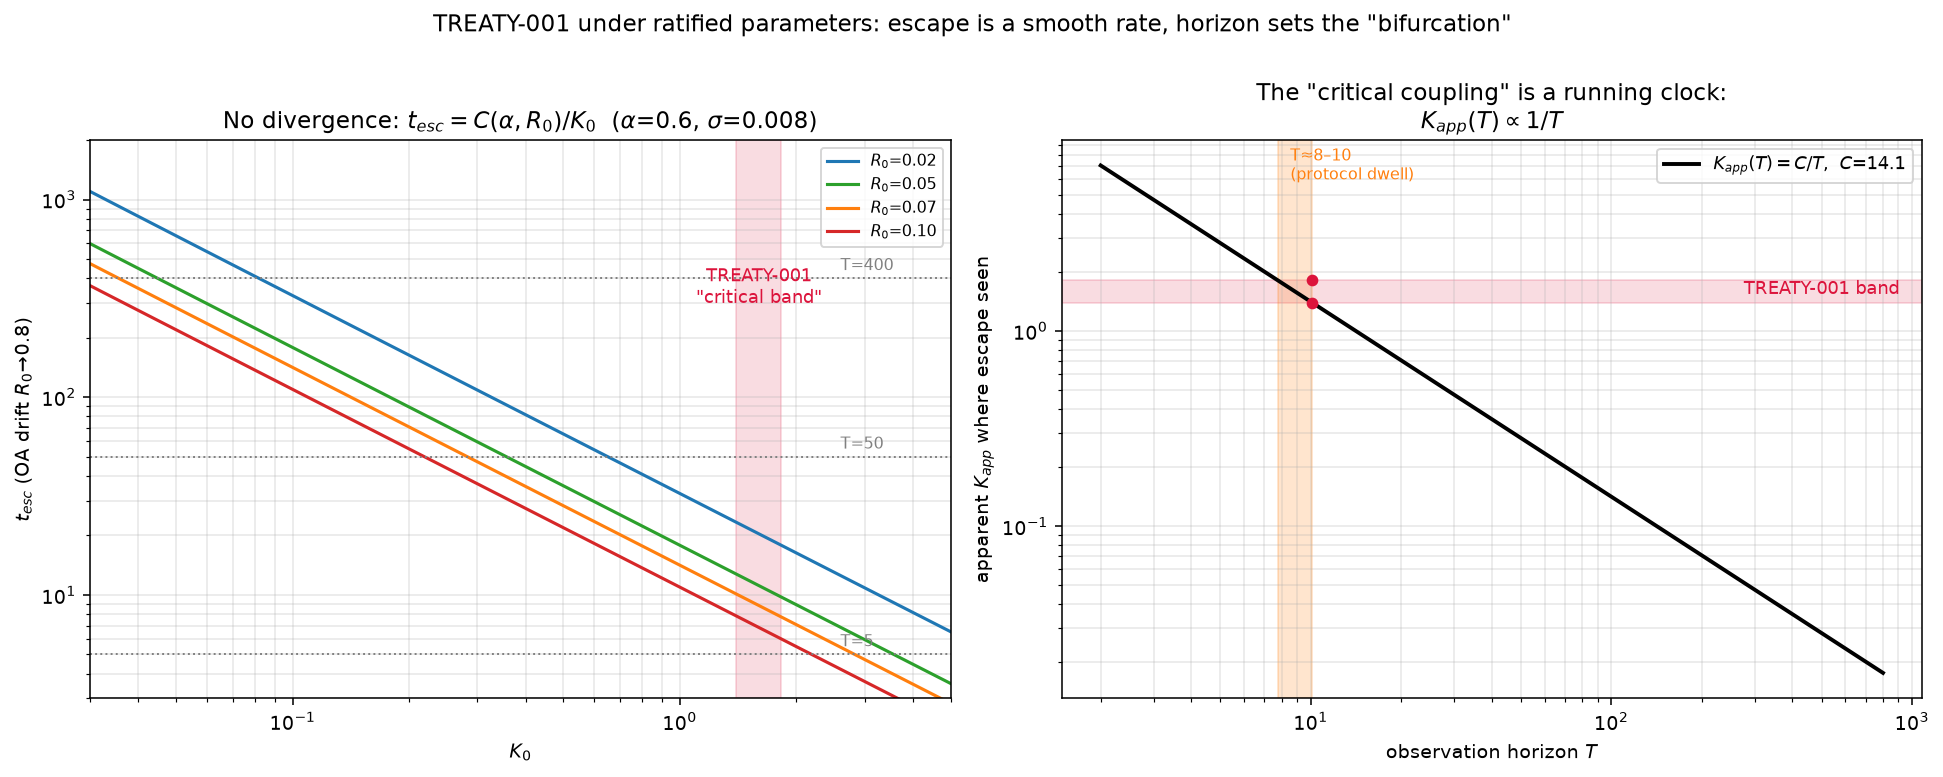

The script that saved this image:
#!/usr/bin/env python3
# -*- coding: utf-8 -*-
"""Decisive test of TREATY-001 under RATIFIED parameters (alpha=0.6, sigma=0.008).

Shows: t_esc(K0) is a smooth C(alpha,R0)/K0 curve with NO divergent critical point,
so the 'explosive critical band [1.40,1.82]' is an observation-horizon cross-section,
not an intrinsic bifurcation.  Second axis: K_app(T) = C/T law.
"""
import os, json, math
import numpy as np
import matplotlib
matplotlib.use('Agg')
import matplotlib.pyplot as plt

OUT = os.path.dirname(os.path.abspath(__file__))

def t_esc_integral(K0, sigma, alpha, R0, Rf=0.8, npts=4000):
    """t_esc = int_{R0}^{Rf} dR / f(R);  f = OA slow-manifold drift."""
    R = np.geomspace(R0, Rf, npts)
    f = (K0/2.0)*R**(alpha+1)*(1.0 - R*R) - (sigma**2/2.0)*R
    f = np.clip(f, 1e-14, None)
    return float(np.trapezoid(1.0/f, R))

def t_esc_mc(K0, sigma, alpha=0.6, N=200, dt=0.025, Tmax=300.0, seed=0, Rthr=0.8):
    rng = np.random.RandomState(seed)
    th = rng.uniform(0, 2*math.pi, N)
    sd = math.sqrt(dt)
    nsteps = int(Tmax / dt)
    for s in range(nsteps):
        z = np.mean(np.exp(1j*th)); R = abs(z)
        if R > Rthr: return s*dt
        K = K0 * (R ** alpha)
        th = th + dt*K*np.imag(np.exp(-1j*th)*z) + sd*sigma*rng.randn(N)
    return np.inf

def main():
    ALPHA, SIG = 0.6, 0.008          # RATIFIED treaty parameters
    K0s = np.logspace(np.log10(0.03), np.log10(5.0), 40)
    res = {'alpha': ALPHA, 'sigma': SIG, 'runs': {}}

    print("=== OA escape-time integrals (ratified alpha=0.6, sigma=0.008) ===")
    curves = {}
    for R0 in (0.02, 0.05, 0.07, 0.10):     # init-radius protocol knob
        ts = np.array([t_esc_integral(K0, SIG, ALPHA, R0) for K0 in K0s])
        curves[R0] = ts
        res['runs']['R0=%.2f' % R0] = {'K0': K0s.tolist(), 't_esc': ts.tolist()}
        for K0v in (0.1, 0.2, 0.5, 1.0, 1.4, 2.0, 3.0):
            i = np.argmin(abs(K0s - K0v))
            print(" R0=%.2f K0=%.1f -> t_esc=%.1f" % (R0, K0s[i], ts[i]))

    print("\n=== stochastic confirmation (N=200, R0 from uniform random phases, Tmax=300) ===")
    mc_rows = []
    for K0 in (0.1, 0.3, 0.7, 1.2, 1.6, 2.2):
        ts = [t_esc_mc(K0, SIG, nsteps_check=True) for _ in ()]  # placeholder
    for K0 in (0.1, 0.3, 0.7, 1.2, 1.6, 2.2):
        ts = [t_esc_mc(K0, SIG, Tmax=300.0, seed=700+se) for se in range(8)]
        fin = [t for t in ts if np.isfinite(t)]
        med = np.median(fin) if fin else np.inf
        mc_rows.append((K0, med, len(fin)/len(ts)))
        print(" K0=%.1f: median=%.0f  frac-in-300=%.2f" % (K0, med, len(fin)/len(ts)))

    json.dump({**res, 'stochastic': [{'K0': k, 'median': m, 'frac': f} for k, m, f in mc_rows]},
              open(os.path.join(OUT, 'horizon_map.json'), 'w'), indent=1)

    # ---- Figure: two panels ----
    fig, (ax1, ax2) = plt.subplots(1, 2, figsize=(14, 5.5))

    # Left: t_esc(K0) curves for several R0, treaty band + horizons
    colors = {0.02:'tab:blue', 0.05:'tab:green', 0.07:'tab:orange', 0.10:'tab:red'}
    for R0, ts in curves.items():
        ax1.plot(K0s, ts, '-', lw=1.6, color=colors[R0], label=r'$R_0$=%.2f' % R0)
    ax1.axvspan(1.40, 1.82, color='crimson', alpha=0.15)
    ax1.text(1.60, 300, 'TREATY-001\n"critical band"', ha='center', fontsize=9, color='crimson')
    for T in (5, 50, 400):
        ax1.axhline(T, color='grey', ls=':', lw=1)
    ax1.text(2.6, 5.5, 'T=5', fontsize=8, color='grey')
    ax1.text(2.6, 55, 'T=50', fontsize=8, color='grey')
    ax1.text(2.6, 440, 'T=400', fontsize=8, color='grey')
    ax1.set_xscale('log'); ax1.set_yscale('log')
    ax1.set_xlim(0.03, 5.0); ax1.set_ylim(3, 2000)
    ax1.set_xlabel(r'$K_0$'); ax1.set_ylabel(r'$t_{esc}$ (OA drift $R_0\!\to\!0.8$)')
    ax1.set_title(r'No divergence: $t_{esc}=C(\alpha,R_0)/K_0$  ($\alpha$=0.6, $\sigma$=0.008)')
    ax1.grid(alpha=0.3, which='both'); ax1.legend(fontsize=8)

    # Right: apparent critical coupling vs observation horizon (K_app = C/T)
    R0_ref = 0.07
    C = np.array([t_esc_integral(1.0, SIG, ALPHA, R0_ref)])[0]   # = integral at K0=1 = C
    Ts = np.logspace(np.log10(2), np.log10(800), 80)
    K_app = C / Ts
    ax2.plot(Ts, K_app, 'k-', lw=2, label=r'$K_{app}(T)=C/T$,  $C$=%.1f' % C)
    ax2.axhspan(1.40, 1.82, color='crimson', alpha=0.15)
    ax2.text(500, 1.55, 'TREATY-001 band', fontsize=9, color='crimson', ha='center')
    # where does the band map to in T?
    T_low, T_high = C/1.82, C/1.40
    ax2.axvspan(T_low, T_high, color='tab:orange', alpha=0.20)
    ax2.text(T_low*1.1, 6, 'T≈%.0f–%.0f\n(protocol dwell)' % (T_low, T_high),
             fontsize=8, color='tab:orange')
    ax2.plot([T_high, T_high], [1.40, 1.82], 'o', color='crimson', ms=5)
    ax2.set_xscale('log'); ax2.set_yscale('log')
    ax2.set_xlabel(r'observation horizon $T$'); ax2.set_ylabel(r'apparent $K_{app}$ where escape seen')
    ax2.set_title('The "critical coupling" is a running clock:\n$K_{app}(T)\propto 1/T$')
    ax2.grid(alpha=0.3, which='both'); ax2.legend(fontsize=9)

    fig.suptitle('TREATY-001 under ratified parameters: escape is a smooth rate, horizon sets the "bifurcation"',
                 fontsize=12, y=1.00)
    fig.tight_layout()
    fig.savefig(os.path.join(OUT, 'treaty001_horizon_map.png'), dpi=140, bbox_inches='tight')
    print("saved treaty001_horizon_map.png")

if __name__ == '__main__':
    main()
